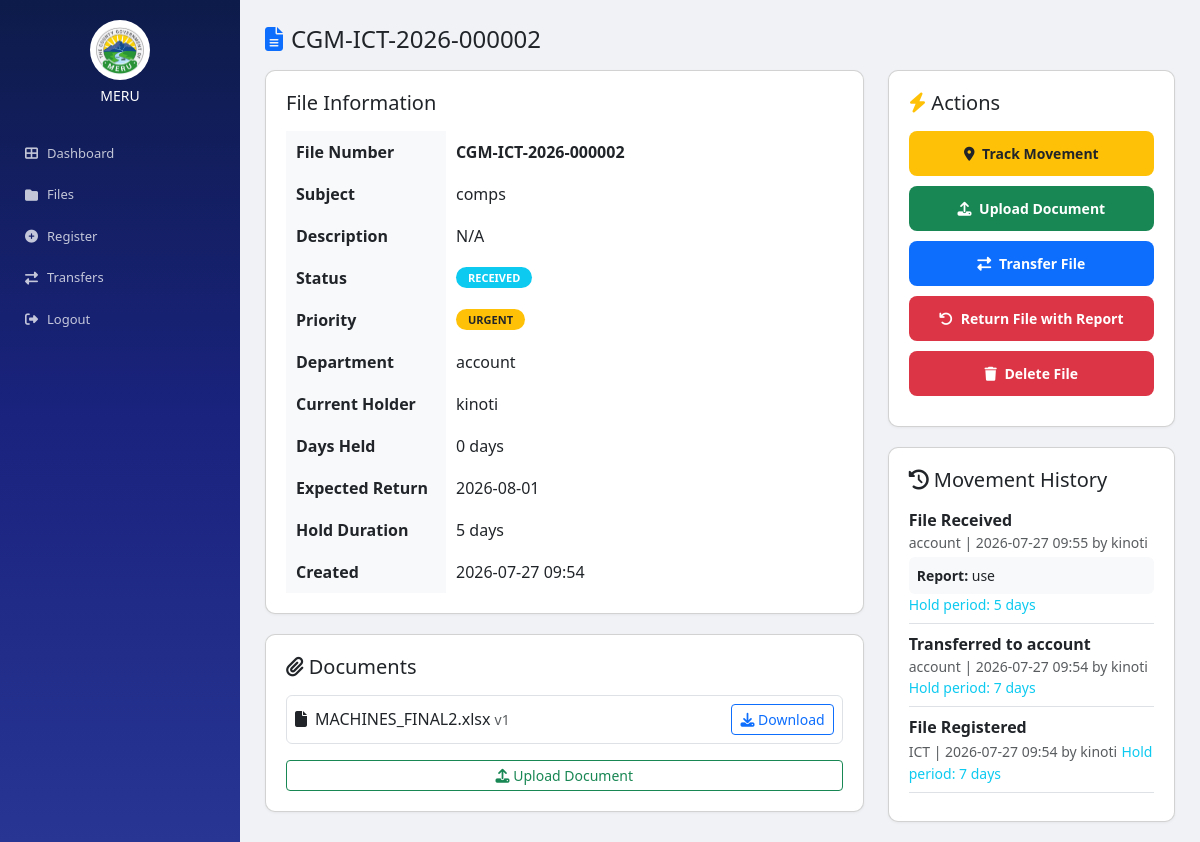
Page /file/6/ (signed in) on the committed database.
### apps/registry/models.py (models this page shows, shortened)
class File(models.Model):
    PRIORITY = [('LOW','Low'),('MEDIUM','Medium'),('HIGH','High'),('URGENT','Urgent')]
    STATUS = [('REGISTERED','Registered'),('RECEIVED','Received'),('UNDER_REVIEW','Under Review'),('PENDING_APPROVAL','Pending Approval'),('APPROVED','Approved'),('RETURNED','Returned'),('TRANSFERRED','Transferred'),('COMPLETED','Completed'),('ARCHIVED','Archived')]
    file_number = models.CharField(max_length=30, unique=True, db_index=True)
    subject = models.CharField(max_length=500)
    description = models.TextField(blank=True, null=True)
    category = models.ForeignKey(FileCategory, on_delete=models.SET_NULL, null=True, blank=True)
    department = models.ForeignKey(Department, on_delete=models.CASCADE, related_name='files_owned')
    current_department = models.ForeignKey(Department, on_delete=models.CASCADE, related_name='files_current')
    current_holder = models.ForeignKey(Employee, on_delete=models.SET_NULL, null=True, blank=True, related_name='files_held')
    priority = models.CharField(max_length=10, choices=PRIORITY, default='MEDIUM')
    status = models.CharField(max_length=20, choices=STATUS, default='REGISTERED')
    created_by = models.ForeignKey(Employee, on_delete=models.CASCADE, related_name='files_created')
    date_received = models.DateTimeField(default=timezone.now)
    days_held = models.IntegerField(default=0)
    expected_return_date = models.DateTimeField(null=True, blank=True)
    hold_duration_days = models.IntegerField(default=7)
    is_archived = models.BooleanField(default=False)
    created_at = models.DateTimeField(auto_now_add=True)
    updated_at = models.DateTimeField(auto_now=True)
    class Meta: db_table = 'files'; ordering = ['-created_at']

class FileDocument(models.Model):
    file = models.ForeignKey(File, on_delete=models.CASCADE, related_name='documents')
    name = models.CharField(max_length=255); path = models.CharField(max_length=500)
    version = models.IntegerField(default=1); uploaded_by = models.ForeignKey(Employee, on_delete=models.CASCADE)
    created_at = models.DateTimeField(auto_now_add=True)
    class Meta: db_table = 'file_documents'

class FileMovement(models.Model):
    file = models.ForeignKey(File, on_delete=models.CASCADE, related_name='movements')
    from_dept = models.ForeignKey(Department, on_delete=models.SET_NULL, null=True, blank=True, related_name='movements_from')
    to_dept = models.ForeignKey(Department, on_delete=models.SET_NULL, null=True, blank=True, related_name='movements_to')
    action = models.CharField(max_length=100); remarks = models.TextField(blank=True, null=True)
    report = models.TextField(blank=True, null=True)
    hold_days = models.IntegerField(default=7)
    performed_by = models.ForeignKey(Employee, on_delete=models.CASCADE)
    created_at = models.DateTimeField(auto_now_add=True)
    class Meta: db_table = 'file_movements'; ordering = ['-created_at']

### apps/accounts/models.py (models this page shows, shortened)
class Department(models.Model):
    code = models.CharField(max_length=10, unique=True)
    name = models.CharField(max_length=100)
    active = models.BooleanField(default=True)
    created_at = models.DateTimeField(auto_now_add=True)
    class Meta: db_table = 'departments'; verbose_name_plural = 'Departments'

class Employee(models.Model):
    payroll = models.CharField(max_length=20, unique=True)
    name = models.CharField(max_length=100)
    designation = models.CharField(max_length=100, blank=True, null=True)
    department = models.ForeignKey(Department, on_delete=models.CASCADE)
    email = models.EmailField(unique=True)
    phone = models.CharField(max_length=20, blank=True, null=True)
    active = models.BooleanField(default=True)
    created_at = models.DateTimeField(auto_now_add=True)
    class Meta: db_table = 'employees'

### crfts/urls.py (the view)
# urls.py: path('file/<int:pk>/', file_detail, name='file_detail'),
@login_required(login_url='/login/')
def file_detail(request, pk):
    f = File.objects.select_related('current_department','current_holder','category','department','created_by').get(id=pk)
    moves = FileMovement.objects.filter(file=f).select_related('to_dept','performed_by').order_by('-created_at')
    docs = FileDocument.objects.filter(file=f)
    return render(request, 'registry/file_detail.html', {'file': f, 'movements': moves, 'documents': docs, 'user': request.user, 'notif_count': get_notif_count(request.user)})

### crfts/urls.py (called while the page is built)
def get_notif_count(user):
    return Notification.objects.filter(user=user, is_read=False).count()

### templates/registry/file_detail.html (shortened to what this page needs)
﻿<!DOCTYPE html><html lang='en'><head><meta charset='UTF-8'><meta name='viewport' content='width=device-width,initial-scale=1'><title>File Detail - MERU</title>
<link href='https://cdn.jsdelivr.net/npm/bootstrap@5.3.0/dist/css/bootstrap.min.css' rel='stylesheet'>
<link href='https://cdnjs.cloudflare.com/ajax/libs/font-awesome/6.4.0/css/all.min.css' rel='stylesheet'>
</head>
<body><aside class='sidebar'><div class='logo'><img src='/static/images/logo.png' alt='County Logo' style='width:60px;height:60px;border-radius:50%;margin-bottom:8px;background:white;padding:5px' onerror="this.style.display='none'"><h5>MERU</h5></div><nav>
<a href='/'><i class='fas fa-th-large'></i> <span>Dashboard</span></a>
<a href='/files/'><i class='fas fa-folder'></i> <span>Files</span></a>
<a href='/register/'><i class='fas fa-plus-circle'></i> <span>Register</span></a>
<a href='/transfers/'><i class='fas fa-exchange-alt'></i> <span>Transfers</span></a>
<a href='/logout/'><i class='fas fa-sign-out-alt'></i> <span>Logout</span></a></nav></aside>
<main class='main'><h4 class='mb-3'><i class='fas fa-file-alt text-primary me-2'></i>{{ file.file_number }}</h4>
<div class='row'><div class='col-lg-8'>
<div class='card'><h5 class='mb-3'>File Information</h5><table>
<tr><th>File Number</th><td><strong>{{ file.file_number }}</strong></td></tr>
<tr><th>Subject</th><td>{{ file.subject }}</td></tr>
<tr><th>Description</th><td>{{ file.description|default:'N/A' }}</td></tr>
<tr><th>Status</th><td><span class='badge bg-info'>{{ file.status }}</span></td></tr>
<tr><th>Priority</th><td><span class='badge bg-warning text-dark'>{{ file.priority }}</span></td></tr>
<tr><th>Department</th><td>{{ file.current_department.name }}</td></tr>
<tr><th>Current Holder</th><td>{{ file.current_holder.name|default:'Unassigned' }}</td></tr>
<tr><th>Days Held</th><td>{{ file.days_held }} days</td></tr>
<tr><th>Expected Return</th><td>{{ file.expected_return_date|date:'Y-m-d'|default:'Not set' }}</td></tr>
<tr><th>Hold Duration</th><td>{{ file.hold_duration_days }} days</td></tr>
<tr><th>Created</th><td>{{ file.created_at|date:'Y-m-d H:i' }}</td></tr>
</table></div>
<div class='card'><h5 class='mb-3'><i class='fas fa-paperclip'></i> Documents</h5>
{% for doc in documents %}<div class='d-flex justify-content-between align-items-center mb-2 p-2 border rounded'>
<div><i class='fas fa-file me-2'></i>{{ doc.name }} <small class='text-muted'>v{{ doc.version }}</small></div>
<a href='/file/{{ file.id }}/download/{{ doc.id }}/' class='btn btn-sm btn-outline-primary'><i class='fas fa-download'></i> Download</a>
</div>{% empty %}<p class='text-muted'>No documents attached</p>{% endfor %}
<a href='/file/{{ file.id }}/upload/' class='btn btn-outline-success btn-sm mt-2'><i class='fas fa-upload'></i> Upload Document</a></div>
</div>
<div class='col-lg-4'>
<div class='card'><h5 class='mb-3'><i class='fas fa-bolt text-warning'></i> Actions</h5>
<a href='/file/{{ file.id }}/tracking/' class='btn-action bg-warning text-dark'><i class='fas fa-map-marker-alt me-1'></i> Track Movement</a>
<a href='/file/{{ file.id }}/upload/' class='btn-action bg-success text-white'><i class='fas fa-upload me-1'></i> Upload Document</a>
<a href='/transfers/create/' class='btn-action bg-primary text-white'><i class='fas fa-exchange-alt me-1'></i> Transfer File</a>
<a href='/file/{{ file.id }}/return/' class='btn-action bg-danger text-white'><i class='fas fa-undo me-1'></i> Return File with Report</a>
<a href='/file/{{ file.id }}/delete/' class='btn-action bg-danger text-white' onclick="return confirm('Are you sure you want to delete this file?')"><i class='fas fa-trash me-1'></i> Delete File</a>
</div>
<div class='card'><h5 class='mb-3'><i class='fas fa-history'></i> Movement History</h5>
{% for m in movements %}<div class='mb-2 pb-2 border-bottom {% if file.days_held > file.hold_duration_days %}overdue{% endif %}'>
<strong>{{ m.action }}</strong><br>
<small class='text-muted'>{{ m.to_dept.name|default:'N/A' }} | {{ m.created_at|date:'Y-m-d H:i' }} by {{ m.performed_by.name|default:'System' }}</small>
{% if m.report %}<div class='mt-1 p-2 bg-light rounded'><small><strong>Report:</strong> {{ m.report }}</small></div>{% endif %}
{% if m.hold_days %}<small class='text-info'>Hold period: {{ m.hold_days }} days</small>{% endif %}
</div>{% empty %}<p class='text-muted'>No movements recorded</p>{% endfor %}</div>
</div></div></main></body></html>

### templates/registry/file_detail.html (style rules this page uses)
:root { --p:#1a237e;--s:240px }
* { margin:0;padding:0 }
body { font-family:'Segoe UI',Arial;background:#f0f2f5;display:flex }
.sidebar { width:var(--s);background:linear-gradient(180deg,#0d1b4a,#1a237e,#283593);color:#fff;position:fixed;left:0;top:0;bottom:0 }
.sidebar .logo { padding:20px;text-align:center }
.sidebar .logo h5 { font-size:14px }
.sidebar nav a { display:flex;align-items:center;color:rgba(255,255,255,.75);padding:11px 25px;text-decoration:none;font-size:13px }
.sidebar nav a i { width:22px }
.main { margin-left:var(--s);flex:1;padding:25px }
.card { background:#fff;border-radius:10px;padding:20px;box-shadow:0 1px 3px rgba(0,0,0,.05);margin-bottom:20px }
table { width:100% }
th { background:#f8f9fa;padding:10px;width:160px }
td { padding:10px }
.badge { padding:5px 12px;border-radius:20px;font-size:11px }
.btn-action { display:block;width:100%;padding:12px 20px;border-radius:8px;text-decoration:none;font-weight:600;font-size:14px;margin-bottom:10px;text-align:center;border:none;cursor:pointer }

### rows in the picture
File: file_number "CGM-ICT-2026-000002", subject "comps", description "N/A", status "RECEIVED", priority "URGENT", current_department.name "account", current_holder.name "kinoti", days_held "0", expected_return_date "2026-08-01", hold_duration_days "5", created_at "2026-07-27 09:54"
FileDocument: name "MACHINES_FINAL2.xlsx", version "1"
FileMovement: action "File Received", to_dept.name "account", created_at "2026-07-27 09:55", performed_by.name "kinoti", report "use", hold_days "5"
FileMovement: action "Transferred to account", to_dept.name "account", created_at "2026-07-27 09:54", performed_by.name "kinoti", hold_days "7"
FileMovement: action "File Registered", to_dept.name "ICT", created_at "2026-07-27 09:54", performed_by.name "kinoti", hold_days "7"
